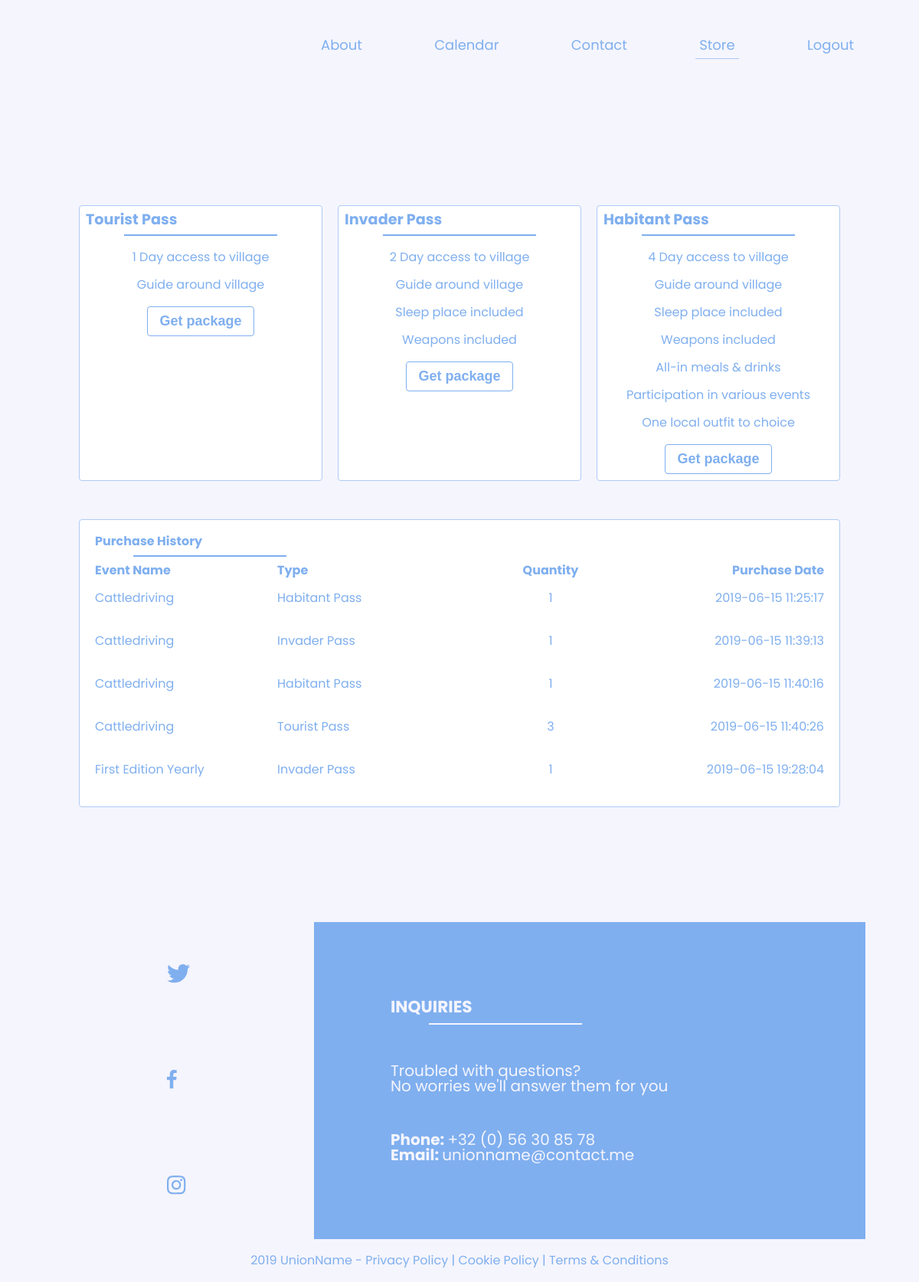
The app's page /index.php?page=store (signed in) with its own data.
### tables this page shows
CREATE TABLE `user_purchases` (
  `id` int(10) NOT NULL,
  `user_id` int(10) NOT NULL,
  `product_id` int(10) NOT NULL,
  `package_type` int(10) NOT NULL,
  `quantity` int(11) DEFAULT NULL,
  `active` tinyint(1) DEFAULT NULL,
  `purchase_date` timestamp NOT NULL DEFAULT CURRENT_TIMESTAMP,
  `purchase_end` date DEFAULT NULL,
  `created_at` timestamp NOT NULL DEFAULT CURRENT_TIMESTAMP,
  `updated_at` timestamp NULL DEFAULT NULL,
  `deleted_at` timestamp NULL DEFAULT NULL
);

CREATE TABLE `events` (
  `id` int(10) NOT NULL,
  `name` varchar(255) NOT NULL,
  `resume` varchar(255) NOT NULL,
  `body` text,
  `location` varchar(255) DEFAULT NULL,
  `start_date` date DEFAULT NULL,
  `end_date` date DEFAULT NULL,
  `type` tinyint(1) DEFAULT '0',
  `category` varchar(255) DEFAULT NULL,
  `created_at` timestamp NULL DEFAULT NULL,
  `updated_at` timestamp NULL DEFAULT NULL,
  `deleted_at` timestamp NULL DEFAULT NULL
);

### controller/Controller.php (called while the page is built, shortened)
<?php
class Controller {
  public $route;
  public function filter() {
    call_user_func(array($this, $this->route['action']));
  }
  public function render() {
    $this->createViewVarWithContent();
  }
  private function createViewVarWithContent() {
    require __DIR__ . '/../view/' . strtolower($this->route['controller']) . '/' . $this->route['action'] . '.php';
  }
  private function renderInLayout() {
    include __DIR__ . '/../view/layout.php';
  }
}

### index.php (called while the page is built, shortened)
<?php
$routes = array(
    'login' => array(
        'controller' => 'Auth',
        'action' => 'login'
    ),
    'register' => array(
        'controller' => 'Auth',
        'action' => 'register'
    ),
    'home' => array(
        'controller' => 'Home',
        'action' => 'index'
    ),
    'store' => array(
        'controller' => 'Store',
        'action' => 'index'
    ),
    'checkout' => array(
        'controller' => 'Store',
        'action' => 'checkout'
    ),
    'history' => array(
        'controller' => 'User',
        'action' => 'history'
    ),
    'calendar' => array(
        'controller' => 'Home',
        'action' => 'calendar'
    ),
    'contact' => array(
        'controller' => 'Home',
        'action' => 'contact'
    ),
    'logout' => array(
        'controller' => 'Auth',
        'action' => 'logout'
    )
);
$route = $routes[$_GET['page']];
$controllerObj = new $controllerName();
$controllerObj->route = $route;
$controllerObj->filter();
$controllerObj->render();

### dao/UserDAO.php (called while the page is built, shortened)
<?php
class UserDAO extends DAO {
    public function getAllPurchaseHistoryByUserId($id) {
        $sql = "SELECT * FROM user_purchases INNER JOIN events ON user_purchases.product_id = events.id WHERE user_id = :id";
        $stmt = $this->pdo->prepare($sql);
        $stmt->bindValue('id', $id);
        $stmt->execute();
        return $stmt->fetchAll(PDO::FETCH_ASSOC);
    }
}

### controller/StoreController.php (called while the page is built, shortened)
<?php
require_once __DIR__ . '/Controller.php';
require_once __DIR__ . '/../dao/UserDAO.php';
class StoreController extends Controller{
	function __construct() {
		$this->userDAO = new UserDAO();
	}
	public function index() {
		if(!empty($_SESSION["auth"])) {
            $purchaseHistory = $this->userDAO->getAllPurchaseHistoryByUserId($_SESSION["auth"]["id"]);
        }
	}
}

### view/store/index.php (the view, shortened to what this page needs)
<div class="big__container">
    <div class="store__container">
        <?php if(empty($_POST)): ?>
            <form class="storethreecolumn" action="index.php?page=store" method="POST">
                <div class="package__container">
                    <h1>Tourist Pass</h1>
                    <ul>
                        <li>1 Day access to village</li>
                        <li>Guide around village</li>
                    </ul>
                    <button class="store-button centerbtn" type="submit" name="package" value="1">Get package</button>
                </div>
                <div class="package__container">
                    <h1>Invader Pass</h1>
                    <ul>
                        <li>2 Day access to village</li>
                        <li>Guide around village</li>
                        <li>Sleep place included</li>
                        <li>Weapons included</li>
                    </ul>
                    <button class="store-button centerbtn" type="submit" name="package" value="2">Get package</button>
                </div>
                <div class="package__container">
                    <h1>Habitant Pass</h1>
                    <ul>
                        <li>4 Day access to village</li>
                        <li>Guide around village</li>
                        <li>Sleep place included</li>
                        <li>Weapons included</li>
                        <li>All-in meals & drinks</li>
                        <li>Participation in various events</li>
                        <li>One local outfit to choice</li>
                    </ul>
                    <button class="store-button centerbtn" type="submit" name="package" value="3">Get package</button>
                </div>
            </form>
        <?php endif; ?>
        <?php if(!empty($_SESSION["logged"]) == true): ?>
        <div class="purchase-history">
            <h1>Purchase History</h1>
            <div class="history--table">
                <div class="table-header">Event Name</div>
                <div class="table-header">Type</div>
                <div class="table-header center">Quantity</div>
                <div class="table-header last">Purchase Date</div>
                <?php foreach($history as $product): ?>
                <div class="history-table-row">
                    <div class="table-row cell"><?php echo $product["name"]; ?></div>
                    <div class="table-row cell">
                        <?php switch ($product["package_type"]) {
                            case "1":
                                $package_type = "Tourist Pass";
                                break;
                            case "2":
                                $package_type = "Invader Pass";
                                break;
                            case "3":
                                $package_type = "Habitant Pass";
                                break;
                        }?>
                        <?php echo $package_type; ?>
                    </div>
                    <div class="table-row cell center"><?php echo $product["quantity"]; ?></div>
                    <div class="table-row cell last"><?php echo $product["purchase_date"]; ?></div>
                </div>
                <?php endforeach; ?>
            </div>
        </div>
        <?php endif; ?>
    </div>
</div>

### css/style.css (style rules this page uses)
:root { --dark-blue: #7FAFEF; --light-blue: #AECBF5; --brown: #4A241B; --white: #F5F5FD; }
* { padding: 0; margin: 0; }
html { font-size: 62.5%; box-sizing: inherit; }
body { font-size: 1.6rem; font-family: 'Poppins', sans-serif; color: var(--dark-blue); background: var(--white); }
h1 { font-weight: 700; }
h1::after { content : ""; display: block; border-bottom: 2px solid var(--dark-blue); width: 200px; margin: 10px 50px; }
.big__container { display: grid; align-items: center; justify-content: center; margin: 75px 0; }
.store__container { max-width: 1000px; margin: 75px 0 }
.store__container .storethreecolumn { display: grid; grid-template-columns: 1fr 1fr 1fr; grid-gap: 20px; }
.package__container { align-items: center; justify-content: center; background: white; border: 1px solid var(--light-blue); padding: 8px; border-radius: 4px; }
.package__container h1 { font-size: 1.6vw; }
.package__container ul li { text-align: center; margin: 20px 0; }
.table-header { font-weight: 700; }
.last { text-align: right; }
.center { text-align: center; }
.store-button { background: white; border: 1px solid var(--dark-blue); border-radius: 4px; font-weight: 700; font-size: 1.8rem; color: var(--dark-blue); padding: 8px 15px; text-align: right; margin: 20px 0; }
.purchase-history { background: white; border: 1px solid var(--light-blue); padding: 20px; border-radius: 4px; margin-top: 50px; }
.history--table { display: grid; grid-template-columns: 1fr 1fr 1fr 1fr; }
.history-table-row { margin: 20px 0; display: grid; grid-template-columns: 1fr 1fr 1fr 1fr; grid-column: 1 / -1; align-items: center; }
.centerbtn { display: block; margin: 0 auto; }

### records on screen
user_purchases: events.name "Cattledriving", package_type "Habitant Pass", quantity "1", purchase_date "2019-06-15 11:25:17"
user_purchases: events.name "Cattledriving", package_type "Invader Pass", quantity "1", purchase_date "2019-06-15 11:39:13"
user_purchases: events.name "Cattledriving", package_type "Habitant Pass", quantity "1", purchase_date "2019-06-15 11:40:16"
user_purchases: events.name "Cattledriving", package_type "Tourist Pass", quantity "3", purchase_date "2019-06-15 11:40:26"
user_purchases: events.name "First Edition Yearly", package_type "Invader Pass", quantity "1", purchase_date "2019-06-15 19:28:04"
